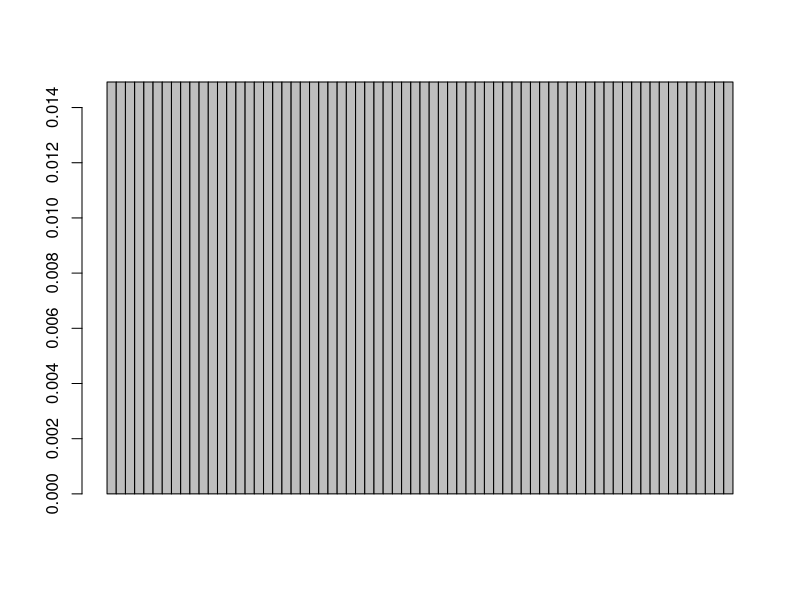

This chart was generated by the following R code:
#hight of a certain Tree is uniformly distributed between 3 and 70 feet
a<-3
b<-70
#a tree shorter than 5.5 feet
punif(5.5, min=a,max=b)

#b Cutoff points of tallest 15 percent of trees.
qunif((1-0.15),min=a,max=b)

#c
mean<- (a+b)/2
sd<- sqrt(((b-a)^2)/12) 

#d
mark1<-mean-sd/2
mark2<-mean+sd/2
sum(punif(mark2,a,b)-punif(mark1,a,b))

#e
barplot(dunif(3:70,min=a,max=b),
        space=0)
max(dunif(3:70,min=a,max=b))

#f
simulation<-runif(10,a,b)
quantile(simulation,0.85)

Simulation<-runif(1000,a,b)
quantile(Simulation,0.85)
#as we have more variables, the test value aproximates itself 
#from the true value
